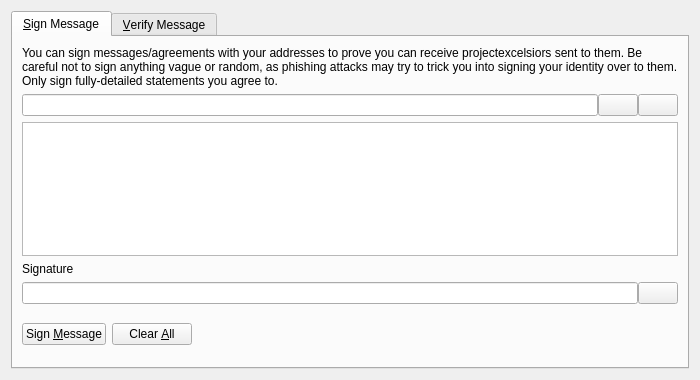
<?xml version="1.0" encoding="UTF-8"?>
<ui version="4.0">
 <class>SignVerifyMessageDialog</class>
 <widget class="QDialog" name="SignVerifyMessageDialog">
  <property name="geometry">
   <rect>
    <x>0</x>
    <y>0</y>
    <width>700</width>
    <height>380</height>
   </rect>
  </property>
  <property name="windowTitle">
   <string>Signatures - Sign / Verify a Message</string>
  </property>
  <property name="modal">
   <bool>true</bool>
  </property>
  <layout class="QVBoxLayout" name="verticalLayout">
   <item>
    <widget class="QTabWidget" name="tabWidget">
     <property name="currentIndex">
      <number>0</number>
     </property>
     <widget class="QWidget" name="tabSignMessage">
      <attribute name="title">
       <string>&amp;Sign Message</string>
      </attribute>
      <layout class="QVBoxLayout" name="verticalLayout_SM">
       <item>
        <widget class="QLabel" name="infoLabel_SM">
         <property name="text">
          <string>You can sign messages/agreements with your addresses to prove you can receive projectexcelsiors sent to them. Be careful not to sign anything vague or random, as phishing attacks may try to trick you into signing your identity over to them. Only sign fully-detailed statements you agree to.</string>
         </property>
         <property name="textFormat">
          <enum>Qt::PlainText</enum>
         </property>
         <property name="wordWrap">
          <bool>true</bool>
         </property>
        </widget>
       </item>
       <item>
        <layout class="QHBoxLayout" name="horizontalLayout_1_SM">
         <property name="spacing">
          <number>0</number>
         </property>
         <item>
          <widget class="QValidatedLineEdit" name="addressIn_SM">
           <property name="toolTip">
            <string>The ProjectExcelsior address to sign the message with</string>
           </property>
          </widget>
         </item>
         <item>
          <widget class="QPushButton" name="addressBookButton_SM">
           <property name="toolTip">
            <string>Choose previously used address</string>
           </property>
           <property name="text">
            <string/>
           </property>
           <property name="icon">
            <iconset resource="../bitcoin.qrc">
             <normaloff>:/icons/address-book</normaloff>:/icons/address-book</iconset>
           </property>
           <property name="shortcut">
            <string>Alt+A</string>
           </property>
           <property name="autoDefault">
            <bool>false</bool>
           </property>
          </widget>
         </item>
         <item>
          <widget class="QPushButton" name="pasteButton_SM">
           <property name="toolTip">
            <string>Paste address from clipboard</string>
           </property>
           <property name="text">
            <string/>
           </property>
           <property name="icon">
            <iconset resource="../bitcoin.qrc">
             <normaloff>:/icons/editpaste</normaloff>:/icons/editpaste</iconset>
           </property>
           <property name="shortcut">
            <string>Alt+P</string>
           </property>
           <property name="autoDefault">
            <bool>false</bool>
           </property>
          </widget>
         </item>
        </layout>
       </item>
       <item>
        <widget class="QPlainTextEdit" name="messageIn_SM">
         <property name="toolTip">
          <string>Enter the message you want to sign here</string>
         </property>
        </widget>
       </item>
       <item>
        <widget class="QLabel" name="signatureLabel_SM">
         <property name="text">
          <string>Signature</string>
         </property>
         <property name="textFormat">
          <enum>Qt::PlainText</enum>
         </property>
        </widget>
       </item>
       <item>
        <layout class="QHBoxLayout" name="horizontalLayout_2_SM">
         <property name="spacing">
          <number>0</number>
         </property>
         <item>
          <widget class="QLineEdit" name="signatureOut_SM">
           <property name="font">
            <font>
             <italic>true</italic>
            </font>
           </property>
           <property name="readOnly">
            <bool>true</bool>
           </property>
          </widget>
         </item>
         <item>
          <widget class="QPushButton" name="copySignatureButton_SM">
           <property name="toolTip">
            <string>Copy the current signature to the system clipboard</string>
           </property>
           <property name="text">
            <string/>
           </property>
           <property name="icon">
            <iconset resource="../bitcoin.qrc">
             <normaloff>:/icons/editcopy</normaloff>:/icons/editcopy</iconset>
           </property>
           <property name="autoDefault">
            <bool>false</bool>
           </property>
          </widget>
         </item>
        </layout>
       </item>
       <item>
        <layout class="QHBoxLayout" name="horizontalLayout_3_SM">
         <item>
          <widget class="QPushButton" name="signMessageButton_SM">
           <property name="toolTip">
            <string>Sign the message to prove you own this ProjectExcelsior address</string>
           </property>
           <property name="text">
            <string>Sign &amp;Message</string>
           </property>
           <property name="icon">
            <iconset resource="../bitcoin.qrc">
             <normaloff>:/icons/edit</normaloff>:/icons/edit</iconset>
           </property>
           <property name="autoDefault">
            <bool>false</bool>
           </property>
          </widget>
         </item>
         <item>
          <widget class="QPushButton" name="clearButton_SM">
           <property name="toolTip">
            <string>Reset all sign message fields</string>
           </property>
           <property name="text">
            <string>Clear &amp;All</string>
           </property>
           <property name="icon">
            <iconset resource="../bitcoin.qrc">
             <normaloff>:/icons/remove</normaloff>:/icons/remove</iconset>
           </property>
           <property name="autoDefault">
            <bool>false</bool>
           </property>
          </widget>
         </item>
         <item>
          <spacer name="horizontalSpacer_1_SM">
           <property name="orientation">
            <enum>Qt::Horizontal</enum>
           </property>
           <property name="sizeHint" stdset="0">
            <size>
             <width>40</width>
             <height>48</height>
            </size>
           </property>
          </spacer>
         </item>
         <item>
          <widget class="QLabel" name="statusLabel_SM">
           <property name="font">
            <font>
             <weight>75</weight>
             <bold>true</bold>
            </font>
           </property>
           <property name="text">
            <string/>
           </property>
           <property name="wordWrap">
            <bool>true</bool>
           </property>
          </widget>
         </item>
         <item>
          <spacer name="horizontalSpacer_2_SM">
           <property name="orientation">
            <enum>Qt::Horizontal</enum>
           </property>
           <property name="sizeHint" stdset="0">
            <size>
             <width>40</width>
             <height>48</height>
            </size>
           </property>
          </spacer>
         </item>
        </layout>
       </item>
      </layout>
     </widget>
     <widget class="QWidget" name="tabVerifyMessage">
      <attribute name="title">
       <string>&amp;Verify Message</string>
      </attribute>
      <layout class="QVBoxLayout" name="verticalLayout_VM">
       <item>
        <widget class="QLabel" name="infoLabel_VM">
         <property name="text">
          <string>Enter the receiver's address, message (ensure you copy line breaks, spaces, tabs, etc. exactly) and signature below to verify the message. Be careful not to read more into the signature than what is in the signed message itself, to avoid being tricked by a man-in-the-middle attack. Note that this only proves the signing party receives with the address, it cannot prove sendership of any transaction!</string>
         </property>
         <property name="textFormat">
          <enum>Qt::PlainText</enum>
         </property>
         <property name="alignment">
          <set>Qt::AlignLeading|Qt::AlignLeft|Qt::AlignTop</set>
         </property>
         <property name="wordWrap">
          <bool>true</bool>
         </property>
        </widget>
       </item>
       <item>
        <layout class="QHBoxLayout" name="horizontalLayout_1_VM">
         <property name="spacing">
          <number>0</number>
         </property>
         <item>
          <widget class="QValidatedLineEdit" name="addressIn_VM">
           <property name="toolTip">
            <string>The ProjectExcelsior address the message was signed with</string>
           </property>
          </widget>
         </item>
         <item>
          <widget class="QPushButton" name="addressBookButton_VM">
           <property name="toolTip">
            <string>Choose previously used address</string>
           </property>
           <property name="text">
            <string/>
           </property>
           <property name="icon">
            <iconset resource="../bitcoin.qrc">
             <normaloff>:/icons/address-book</normaloff>:/icons/address-book</iconset>
           </property>
           <property name="shortcut">
            <string>Alt+A</string>
           </property>
           <property name="autoDefault">
            <bool>false</bool>
           </property>
          </widget>
         </item>
        </layout>
       </item>
       <item>
        <widget class="QPlainTextEdit" name="messageIn_VM"/>
       </item>
       <item>
        <widget class="QValidatedLineEdit" name="signatureIn_VM"/>
       </item>
       <item>
        <layout class="QHBoxLayout" name="horizontalLayout_2_VM">
         <item>
          <widget class="QPushButton" name="verifyMessageButton_VM">
           <property name="toolTip">
            <string>Verify the message to ensure it was signed with the specified ProjectExcelsior address</string>
           </property>
           <property name="text">
            <string>Verify &amp;Message</string>
           </property>
           <property name="icon">
            <iconset resource="../bitcoin.qrc">
             <normaloff>:/icons/transaction_0</normaloff>:/icons/transaction_0</iconset>
           </property>
           <property name="autoDefault">
            <bool>false</bool>
           </property>
          </widget>
         </item>
         <item>
          <widget class="QPushButton" name="clearButton_VM">
           <property name="toolTip">
            <string>Reset all verify message fields</string>
           </property>
           <property name="text">
            <string>Clear &amp;All</string>
           </property>
           <property name="icon">
            <iconset resource="../bitcoin.qrc">
             <normaloff>:/icons/remove</normaloff>:/icons/remove</iconset>
           </property>
           <property name="autoDefault">
            <bool>false</bool>
           </property>
          </widget>
         </item>
         <item>
          <spacer name="horizontalSpacer_1_VM">
           <property name="orientation">
            <enum>Qt::Horizontal</enum>
           </property>
           <property name="sizeHint" stdset="0">
            <size>
             <width>40</width>
             <height>48</height>
            </size>
           </property>
          </spacer>
         </item>
         <item>
          <widget class="QLabel" name="statusLabel_VM">
           <property name="font">
            <font>
             <weight>75</weight>
             <bold>true</bold>
            </font>
           </property>
           <property name="text">
            <string/>
           </property>
           <property name="wordWrap">
            <bool>true</bool>
           </property>
          </widget>
         </item>
         <item>
          <spacer name="horizontalSpacer_2_VM">
           <property name="orientation">
            <enum>Qt::Horizontal</enum>
           </property>
           <property name="sizeHint" stdset="0">
            <size>
             <width>40</width>
             <height>48</height>
            </size>
           </property>
          </spacer>
         </item>
        </layout>
       </item>
      </layout>
     </widget>
    </widget>
   </item>
  </layout>
 </widget>
 <customwidgets>
  <customwidget>
   <class>QValidatedLineEdit</class>
   <extends>QLineEdit</extends>
   <header>qvalidatedlineedit.h</header>
  </customwidget>
 </customwidgets>
 <resources>
  <include location="../bitcoin.qrc"/>
 </resources>
 <connections/>
</ui>
